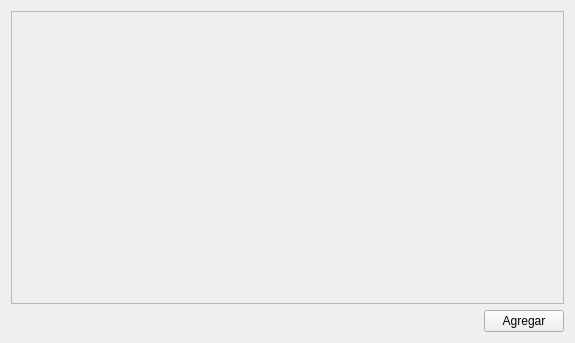
<?xml version="1.0" encoding="UTF-8"?>
<ui version="4.0">
 <class>Monitor</class>
 <widget class="QWidget" name="Monitor">
  <property name="geometry">
   <rect>
    <x>0</x>
    <y>0</y>
    <width>575</width>
    <height>343</height>
   </rect>
  </property>
  <property name="windowTitle">
   <string>Form</string>
  </property>
  <layout class="QVBoxLayout" name="verticalLayout">
   <item>
    <widget class="QScrollArea" name="scrollArea">
     <property name="widgetResizable">
      <bool>true</bool>
     </property>
     <widget class="QWidget" name="scrollAreaWidgetContents">
      <property name="geometry">
       <rect>
        <x>0</x>
        <y>0</y>
        <width>549</width>
        <height>275</height>
       </rect>
      </property>
      <layout class="QHBoxLayout" name="horizontalLayout">
       <property name="spacing">
        <number>0</number>
       </property>
       <property name="leftMargin">
        <number>4</number>
       </property>
       <property name="topMargin">
        <number>4</number>
       </property>
       <property name="rightMargin">
        <number>4</number>
       </property>
       <property name="bottomMargin">
        <number>4</number>
       </property>
       <item>
        <widget class="QWidget" name="lwHosts" native="true">
         <property name="toolTip">
          <string>Lista de WayPoints</string>
         </property>
         <property name="statusTip">
          <string>Lista de WayPoints</string>
         </property>
         <property name="whatsThis">
          <string>Lista de WayPoints</string>
         </property>
        </widget>
       </item>
      </layout>
     </widget>
    </widget>
   </item>
   <item>
    <layout class="QHBoxLayout" name="horizontalLayout_2">
     <item>
      <spacer name="horizontalSpacer">
       <property name="orientation">
        <enum>Qt::Horizontal</enum>
       </property>
       <property name="sizeHint" stdset="0">
        <size>
         <width>40</width>
         <height>20</height>
        </size>
       </property>
      </spacer>
     </item>
     <item>
      <widget class="QPushButton" name="btAdd">
       <property name="text">
        <string>Agregar</string>
       </property>
      </widget>
     </item>
    </layout>
   </item>
  </layout>
 </widget>
 <resources/>
 <connections/>
</ui>
